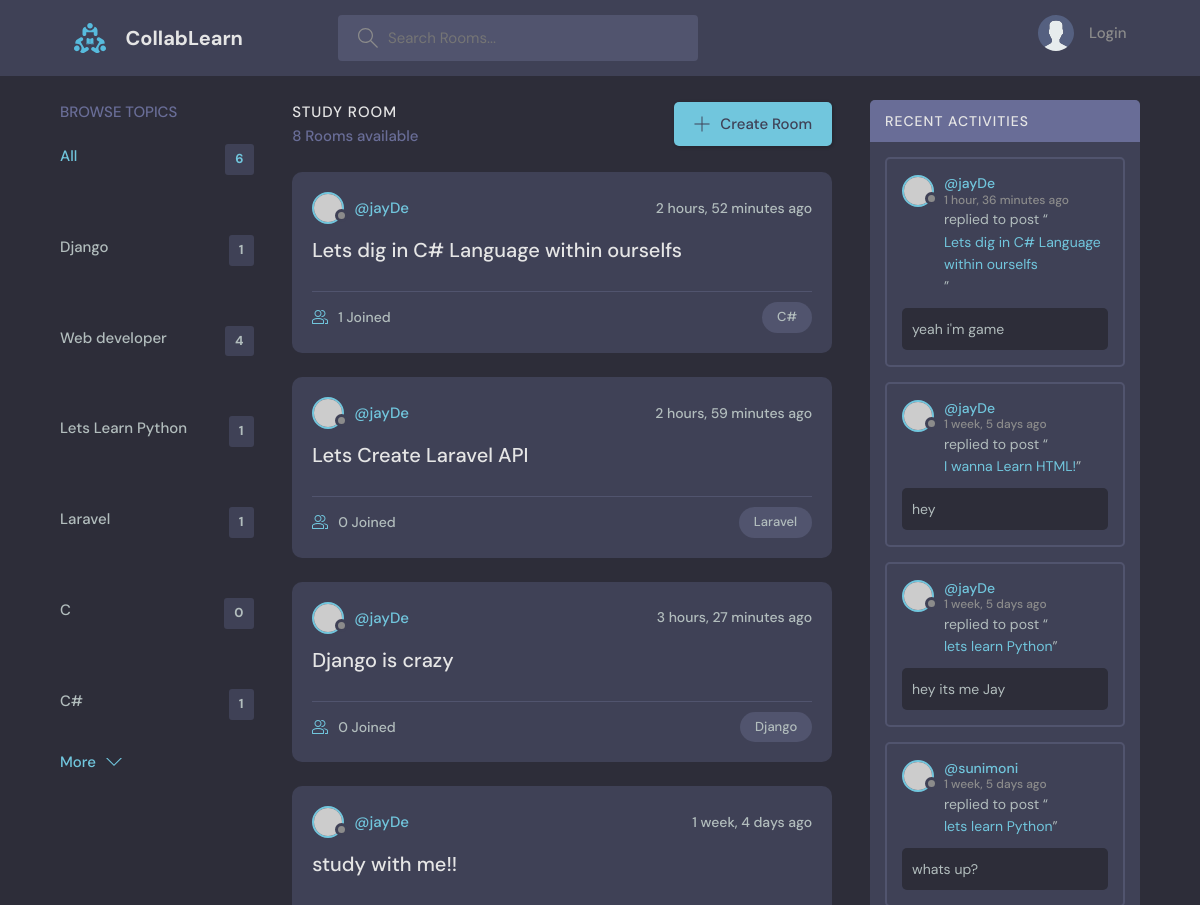
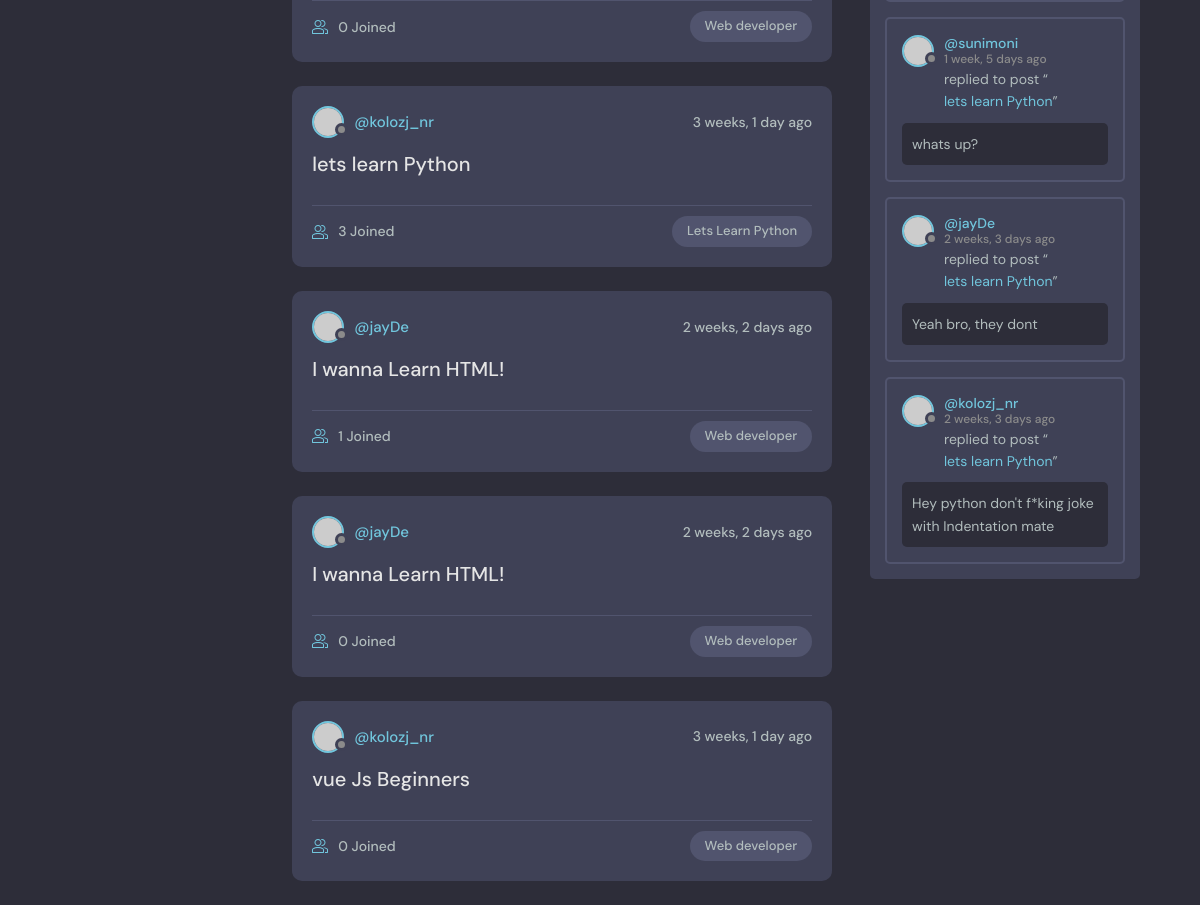
The page / on the database its author committed (2 pictures, top to bottom).
### base/models.py (models this page shows, shortened)
class Topic(models.Model):
    name = models.CharField(max_length=200)

class Room(models.Model):
    host = models.ForeignKey(User, on_delete=models.SET_NULL, null=True)
    topic = models.ForeignKey(Topic, on_delete=models.SET_NULL, null=True)
    name = models.CharField(max_length=200)
    description = models.TextField(null=True, blank=True)
    participants = models.ManyToManyField(User, related_name='participants', blank=True)
    updated = models.DateTimeField(auto_now=True)
    created = models.DateTimeField(auto_now_add=True)
    class Meta:
        ordering = ['-updated','-created']
    def __str__(self):
        return self.name

class Message(models.Model):
    user = models.ForeignKey(User, on_delete=models.CASCADE)
    room = models.ForeignKey('Room', on_delete=models.CASCADE)
    body = models.TextField()
    updated = models.DateTimeField(auto_now=True)
    created = models.DateTimeField(auto_now_add=True)
    class Meta:
        ordering = ['-updated','-created']

### base/views.py (the view)
# urls.py: path('', views.home, name="home"),
def home(request):
    q = request.GET.get('q') if request.GET.get('q') != None else ''
    rooms = Room.objects.filter(
    Q(topic__name__icontains=q)|
    Q(name__icontains=q)|
    Q(description__icontains=q))
    topics = Topic.objects.all()
    room_count = rooms.count()
    room_messages = Message.objects.filter(Q(room__topic__name__icontains=q))
    context = {'rooms': rooms, 'topics':topics,'room_count': room_count, 'room_messages':room_messages}
    return render(request, 'base/home.html', context)

### base/templates/base/home.html (shortened to what this page needs)
{% extends 'main.html' %}
{% block content %}
    <main class="layout layout--3">
      <div class="container">
        {% include 'base/topics_component.html' %}
        <div class="roomList">
          <div class="roomList__header">
            <div>
              <h2>Study Room</h2>
              <p>{{room_count}} Rooms available</p>
            </div>
            <a class="btn btn--main" href="{% url 'create-room' %}">
              <svg version="1.1" xmlns="http://www.w3.org/2000/svg" width="32" height="32" viewBox="0 0 32 32">
                <title>add</title>
                <path
                  d="M16.943 0.943h-1.885v14.115h-14.115v1.885h14.115v14.115h1.885v-14.115h14.115v-1.885h-14.115v-14.115z"
                ></path>
              </svg>
              Create Room
            </a>
          </div>
          {% include 'base/feed_component.html' %}
        </div>
        {%include 'base/activity_component.html' %}
      </div>
    </main>
   {% endblock %}

### base/templates/base/topics_component.html (shortened to what this page needs)
      <div class="topics">
        <div class="topics__header">
          <h2>Browse Topics</h2>
        </div>
        <ul class="topics__list">
          <li>
            <a href="{% url 'home' %}" class="active">All <span>{{topics.count}}</span></a>
          </li>
          {% for topic in topics%}
          <li>
            <a href="{% url 'home' %}?q={{topic.name}}">{{topic.name}} <span>{{topic.room_set.all.count}}</span></a>
          </li>
          {% endfor %}
        </ul>
        <a class="btn btn--link" href="topics.html">
          More
          <svg version="1.1" xmlns="http://www.w3.org/2000/svg" width="32" height="32" viewBox="0 0 32 32">
            <title>chevron-down</title>
            <path d="M16 21l-13-13h-3l16 16 16-16h-3l-13 13z"></path>
          </svg>
        </a>
      </div>

### base/templates/base/feed_component.html (shortened to what this page needs)
{% for room in rooms %}
<div class="roomListRoom">
    <div class="roomListRoom__header">
      <a href="{% url 'user-profile' room.host.id%}" class="roomListRoom__author">
        <div class="avatar avatar--small">
          <img src="https://randomuser.me/api/portraits/women/11.jpg" />
        </div>
        <span>@{{room.host.username}}</span>
      </a>
      <div class="roomListRoom__actions">
        <span>{{room.created|timesince}} ago</span>
      </div>
    </div>
    <div class="roomListRoom__content">
      <a href="{% url 'room' room.id %}">{{room.name}}</a>
    </div>
    <div class="roomListRoom__meta">
      <a href="{% url 'room' room.id %}" class="roomListRoom__joined">
        {{room.participants.all.count}} Joined
      </a>
      <p class="roomListRoom__topic">{{room.topic.name}}</p>
    </div>
  </div>
  {% endfor %}

### base/templates/base/activity_component.html (shortened to what this page needs)
        <div class="activities">
            <div class="activities__header">
              <h2>Recent Activities</h2>
            </div>
            {% for message in room_messages %}
            <div class="activities__box">
              <div class="activities__boxHeader roomListRoom__header">
                <a href="{% url 'user-profile' message.user.id%}" class="roomListRoom__author">
                  <div class="avatar avatar--small">
                    <img src="https://randomuser.me/api/portraits/women/11.jpg" />
                  </div>
                  <p>
                    @{{message.user}}
                    <span>{{message.created|timesince}} ago</span>
                  </p>
                </a>
              </div>
              <div class="activities__boxContent">
                <p>replied to post “<a href="{% url 'room' message.room.id %}">{{message.room}}</a>”</p>
                <div class="activities__boxRoomContent">
                  {{message.body}}
                </div>
              </div>
            </div>
          {%endfor%}
          </div>

### rows shown on the page
Topic: name "Django", room_set.all.count "1"
Topic: name "Web developer", room_set.all.count "4"
Topic: name "Lets Learn Python", room_set.all.count "1"
Topic: name "Laravel", room_set.all.count "1"
Topic: name "C", room_set.all.count "0"
Topic: name "C#", room_set.all.count "1"
Room: host.username "jayDe", created "2 hours, 52 minutes", name "Lets dig in C# Language within ourselfs", participants.all.count "1", topic.name "C#"
Room: host.username "jayDe", created "2 hours, 59 minutes", name "Lets Create Laravel API", participants.all.count "0", topic.name "Laravel"
Room: host.username "jayDe", created "3 hours, 27 minutes", name "Django is crazy", participants.all.count "0", topic.name "Django"
Room: host.username "jayDe", created "1 week, 4 days", name "study with me!!", participants.all.count "0", topic.name "Web developer"
Room: host.username "kolozj_nr", created "3 weeks, 1 day", name "lets learn Python", participants.all.count "3", topic.name "Lets Learn Python"
Room: host.username "jayDe", created "2 weeks, 2 days", name "I wanna Learn HTML!", participants.all.count "1", topic.name "Web developer"
Room: host.username "jayDe", created "2 weeks, 2 days", name "I wanna Learn HTML!", participants.all.count "0", topic.name "Web developer"
Room: host.username "kolozj_nr", created "3 weeks, 1 day", name "vue Js Beginners", participants.all.count "0", topic.name "Web developer"
Message: user "jayDe", created "1 hour, 36 minutes", room "Lets dig in C# Language within ourselfs", body "yeah i'm game"
Message: user "jayDe", created "1 week, 5 days", room "I wanna Learn HTML!", body "hey"
Message: user "jayDe", created "1 week, 5 days", room "lets learn Python", body "hey its me Jay"
Message: user "sunimoni", created "1 week, 5 days", room "lets learn Python", body "whats up?"
Message: user "sunimoni", created "1 week, 5 days", room "lets learn Python", body "whats up?"
Message: user "jayDe", created "2 weeks, 3 days", room "lets learn Python", body "Yeah bro, they dont"
Message: user "kolozj_nr", created "2 weeks, 3 days", room "lets learn Python", body "Hey python don't f*king joke with Indentation mate"

### other values the page prints
{{ topics.count }} "6"
{{ room_count }} "8"
